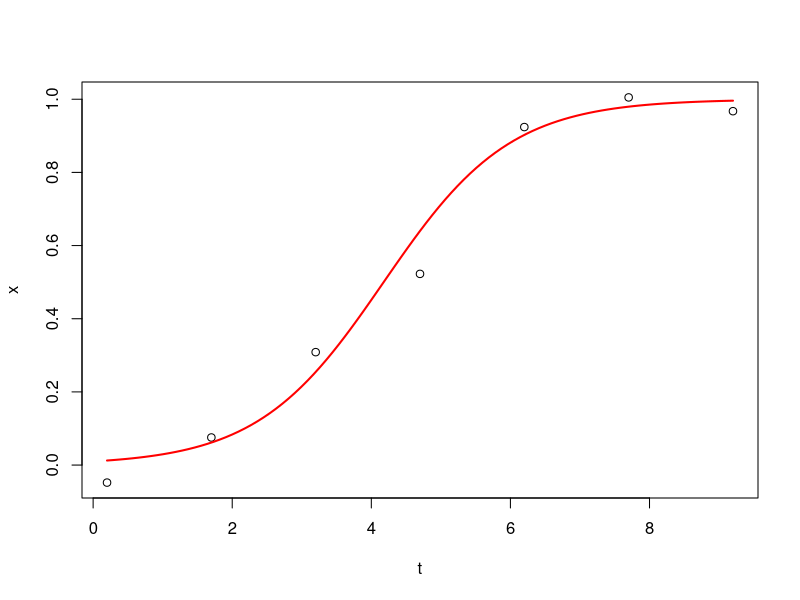
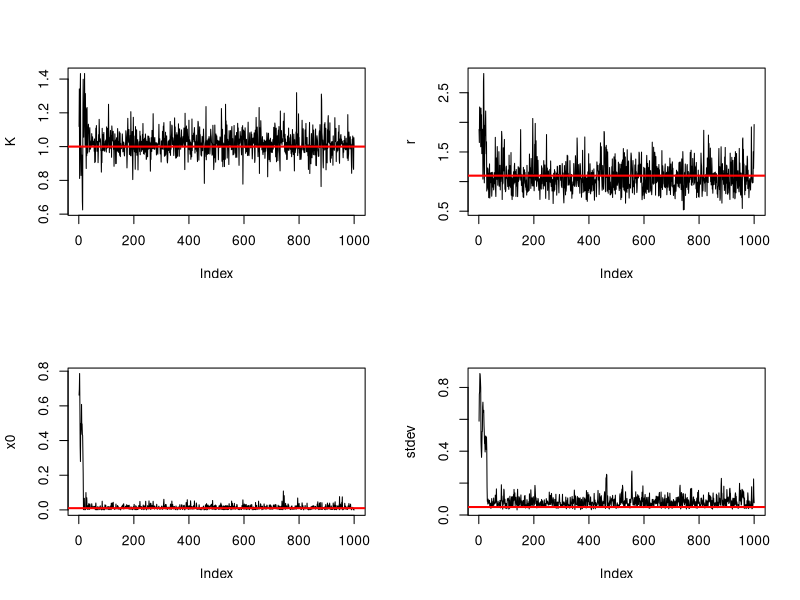
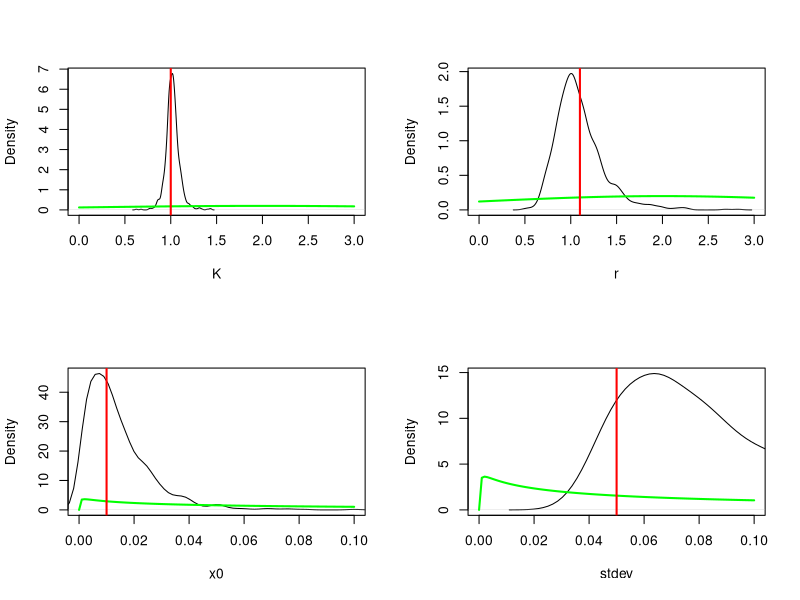
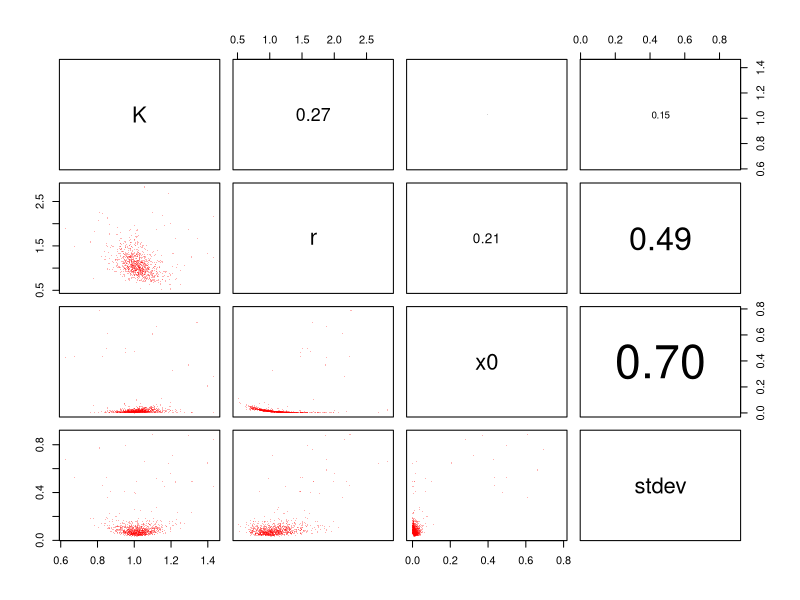

Write the R code that produced these figures, in order.
library(MASS)

set.seed(1234)

logist = function(K,r,x0,t) (K*x0*exp(r*t))/(K+x0*(exp(r*t)-1))

th = c(K=1,r=1.1,x0=0.01,stdev=0.05)

times = seq(0.2,10,1.5)
dat = data.frame(
  t = times,
  x = sapply(logist(th[["K"]],th[["r"]],th[["x0"]],times),function(y) rnorm(1,y,th[["stdev"]]))
)

plot(x~t,data=dat)
newf = function(x) logist(th[["K"]],th[["r"]],th[["x0"]],x)
curve(newf,from=min(dat$t),to=max(dat$t),col="red",lwd=2,add=TRUE)

lik = function(th,dat){
  sum(log(dnorm(dat$x,mean=logist(th[["K"]],th[["r"]],th[["x0"]],dat$t),sd=th[["stdev"]])))
}

priorlik = function(th){
  pK = dnorm(th[["K"]],mean=2,sd=0.5)
  pr = dnorm(th[["r"]],mean=2,sd=0.5)
  px0 = dlnorm(th[["x0"]],meanlog=0,sdlog=2.5)
  pstdev = dlnorm(th[["stdev"]],meanlog=0,sdlog=2.5)
  return(pK*pr*px0*pstdev)
}

pfuncs = c(
K = function(x) dnorm(x,mean=2,sd=2),
r = function(x) dnorm(x,mean=2,sd=2),
x0 = function(x) dlnorm(x,meanlog=0,sdlog=2.5),
stdev = function(x) dlnorm(x,meanlog=0,sdlog=2.5)
)

pRngs = list(
K = c(0,3),
r = c(0,3),
x0 = c(0,0.1),
stdev = c(0,0.1)
)

failth = function(th) th[["K"]]<0|th[["r"]]<0|th[["x0"]]<0|th[["stdev"]]<0|th[["x0"]]>th[["K"]]

relprob = function(th,dat){
  if(failth(th)){
   rprob = 0
  }else{
   rprob = exp(lik(th,dat))*priorlik(th)
  }
  return(rprob)
}

nsamps = 510000
burnin = 10000
ndim = 4

trajectory = matrix(0, nrow=nsamps, ncol = ndim)
trajectory[1,] = c(2,2,0.5,0.5)
colnames(trajectory)=c("K","r","x0","stdev")

nAccepted = 0
nRejected = 0

sd1 = 0.05; sd2 = 0.05; sd3 = 0.005; sd4 = 0.005
covarmat = matrix(c(sd1^2, 0,0,0,0,sd2^2,0,0,0,0,sd3^2,0,0,0,0,sd4^2), nrow=ndim, ncol=ndim)

for(stepno in 1:(nsamps-1)){
  thc = trajectory[stepno,]
  proposedjump = mvrnorm(1,mu=rep(0,ndim),Sigma = covarmat)
  probaccept = min(1, relprob(thc+proposedjump,dat)/relprob(thc,dat))
  if(runif(1) < probaccept){
    trajectory[stepno+1,] = thc+proposedjump
    if(stepno>burnin) nAccepted = nAccepted + 1
  }else{
    trajectory[stepno+1,] = thc
    if(stepno>burnin) nRejected = nRejected + 1
  }
}

accepted = trajectory[(burnin+1):dim(trajectory)[1],]

thinned = accepted[seq(1,dim(accepted)[1],length.out=1000),]

traceplot = function(param,chain) {
  plot(chain[,param],type="l",ylab=param)
  abline(h=th[[param]],col="red",lwd=2)
}

densplot = function(param,chain) {
  plot(density(chain[,param]),type="l",xlab=param,main="",xlim=pRngs[[param]])
  pfunc = pfuncs[[param]]
  curve(pfunc,from=pRngs[[param]][1],to=pRngs[[param]][2],col="green",lwd=2,add=TRUE)
  abline(v=th[[param]],col="red",lwd=2)
}

op=par(mfrow=c(2,2))
sapply(c("K","r","x0","stdev"),traceplot,thinned)
par(op)

op=par(mfrow=c(2,2))
sapply(c("K","r","x0","stdev"),densplot,thinned)
par(op)

panel.cor <- function(x, y, digits = 2, prefix = "", cex.cor, ...)
{
    usr <- par("usr"); on.exit(par(usr))
    par(usr = c(0, 1, 0, 1))
    r <- abs(cor(x, y))
    txt <- format(c(r, 0.123456789), digits = digits)[1]
    txt <- paste0(prefix, txt)
    if(missing(cex.cor)) cex.cor <- 0.8/strwidth(txt)
    text(0.5, 0.5, txt, cex = cex.cor * r)
}

pairs(thinned,upper.panel=panel.cor,pch=16,cex=0.25,cex.cor=6,col=rgb(1,0,0,0.3))


